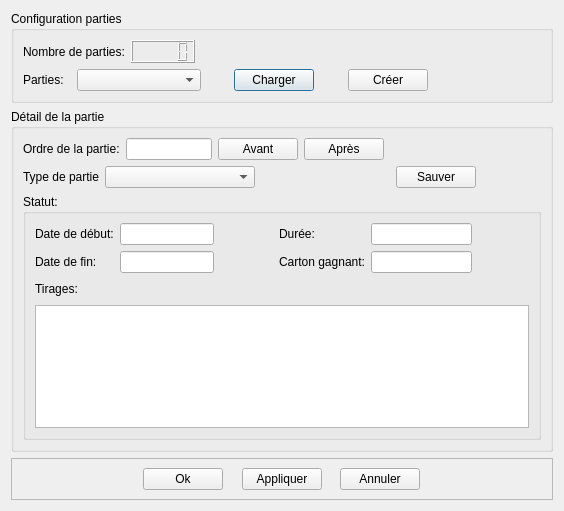
<?xml version="1.0" encoding="UTF-8"?>
<ui version="4.0">
    <class>ConfigurationParties</class>
    <widget class="QDialog" name="ConfigurationParties">
        <property name="geometry">
            <rect>
                <x>0</x>
                <y>0</y>
                <width>564</width>
                <height>511</height>
            </rect>
        </property>
        <property name="windowTitle">
            <string>Configuration parties</string>
        </property>
        <layout class="QVBoxLayout" name="verticalLayout">
            <item>
                <widget class="QGroupBox" name="groupBox">
                    <property name="sizePolicy">
                        <sizepolicy hsizetype="Preferred" vsizetype="Fixed">
                            <horstretch>0</horstretch>
                            <verstretch>0</verstretch>
                        </sizepolicy>
                    </property>
                    <property name="title">
                        <string>Configuration parties</string>
                    </property>
                    <layout class="QGridLayout" name="gridLayout">
                        <item row="0" column="0" colspan="2">
                            <widget class="QLabel" name="label">
                                <property name="text">
                                    <string>Nombre de parties:</string>
                                </property>
                            </widget>
                        </item>
                        <item row="0" column="2">
                            <widget class="QLCDNumber" name="PartiesNumber">
                                <property name="toolTip">
                                    <string>Le nombre de parties de l'évnement en cours.</string>
                                </property>
                            </widget>
                        </item>
                        <item row="0" column="3" colspan="6">
                            <spacer name="horizontalSpacer_5">
                                <property name="orientation">
                                    <enum>Qt::Horizontal</enum>
                                </property>
                                <property name="sizeHint" stdset="0">
                                    <size>
                                        <width>345</width>
                                        <height>20</height>
                                    </size>
                                </property>
                            </spacer>
                        </item>
                        <item row="1" column="0">
                            <widget class="QLabel" name="label_2">
                                <property name="text">
                                    <string>Parties:</string>
                                </property>
                            </widget>
                        </item>
                        <item row="1" column="1" colspan="3">
                            <widget class="QComboBox" name="SelectedPartie"/>
                        </item>
                        <item row="1" column="4">
                            <spacer name="horizontalSpacer_6">
                                <property name="orientation">
                                    <enum>Qt::Horizontal</enum>
                                </property>
                                <property name="sizeHint" stdset="0">
                                    <size>
                                        <width>24</width>
                                        <height>20</height>
                                    </size>
                                </property>
                            </spacer>
                        </item>
                        <item row="1" column="5">
                            <widget class="QPushButton" name="BtnLoadPartie">
                                <property name="text">
                                    <string>Charger</string>
                                </property>
                            </widget>
                        </item>
                        <item row="1" column="6">
                            <spacer name="horizontalSpacer_8">
                                <property name="orientation">
                                    <enum>Qt::Horizontal</enum>
                                </property>
                                <property name="sizeHint" stdset="0">
                                    <size>
                                        <width>25</width>
                                        <height>20</height>
                                    </size>
                                </property>
                            </spacer>
                        </item>
                        <item row="1" column="7">
                            <widget class="QPushButton" name="BtnCreatePArtie">
                                <property name="text">
                                    <string>Créer</string>
                                </property>
                            </widget>
                        </item>
                        <item row="1" column="8">
                            <spacer name="horizontalSpacer_7">
                                <property name="orientation">
                                    <enum>Qt::Horizontal</enum>
                                </property>
                                <property name="sizeHint" stdset="0">
                                    <size>
                                        <width>110</width>
                                        <height>20</height>
                                    </size>
                                </property>
                            </spacer>
                        </item>
                    </layout>
                </widget>
            </item>
            <item>
                <widget class="QGroupBox" name="groupBox_2">
                    <property name="title">
                        <string>Détail de la partie</string>
                    </property>
                    <layout class="QGridLayout" name="gridLayout_3">
                        <item row="0" column="0" colspan="2">
                            <widget class="QLabel" name="label_4">
                                <property name="text">
                                    <string>Ordre de la partie:</string>
                                </property>
                            </widget>
                        </item>
                        <item row="0" column="2">
                            <widget class="QLineEdit" name="PartieOrder">
                                <property name="readOnly">
                                    <bool>true</bool>
                                </property>
                            </widget>
                        </item>
                        <item row="0" column="3" colspan="2">
                            <widget class="QPushButton" name="PartieMoveBefore">
                                <property name="text">
                                    <string>Avant</string>
                                </property>
                            </widget>
                        </item>
                        <item row="0" column="5">
                            <widget class="QPushButton" name="PartieMoveAfter">
                                <property name="text">
                                    <string>Après</string>
                                </property>
                            </widget>
                        </item>
                        <item row="0" column="6" colspan="3">
                            <spacer name="horizontalSpacer_9">
                                <property name="orientation">
                                    <enum>Qt::Horizontal</enum>
                                </property>
                                <property name="sizeHint" stdset="0">
                                    <size>
                                        <width>168</width>
                                        <height>21</height>
                                    </size>
                                </property>
                            </spacer>
                        </item>
                        <item row="1" column="0">
                            <widget class="QLabel" name="label_3">
                                <property name="text">
                                    <string>Type de partie</string>
                                </property>
                            </widget>
                        </item>
                        <item row="1" column="1" colspan="3">
                            <widget class="QComboBox" name="PartieType"/>
                        </item>
                        <item row="1" column="4" colspan="3">
                            <spacer name="horizontalSpacer_16">
                                <property name="orientation">
                                    <enum>Qt::Horizontal</enum>
                                </property>
                                <property name="sizeHint" stdset="0">
                                    <size>
                                        <width>10</width>
                                        <height>20</height>
                                    </size>
                                </property>
                            </spacer>
                        </item>
                        <item row="1" column="7">
                            <widget class="QPushButton" name="BtnSavePartie">
                                <property name="text">
                                    <string>Sauver</string>
                                </property>
                            </widget>
                        </item>
                        <item row="1" column="8">
                            <spacer name="horizontalSpacer_10">
                                <property name="orientation">
                                    <enum>Qt::Horizontal</enum>
                                </property>
                                <property name="sizeHint" stdset="0">
                                    <size>
                                        <width>81</width>
                                        <height>20</height>
                                    </size>
                                </property>
                            </spacer>
                        </item>
                        <item row="2" column="0" colspan="9">
                            <widget class="QGroupBox" name="groupBox_3">
                                <property name="title">
                                    <string>Statut:</string>
                                </property>
                                <layout class="QGridLayout" name="gridLayout_2">
                                    <item row="0" column="0">
                                        <widget class="QLabel" name="label_5">
                                            <property name="text">
                                                <string>Date de début:</string>
                                            </property>
                                        </widget>
                                    </item>
                                    <item row="0" column="1" colspan="2">
                                        <widget class="QLineEdit" name="PartieStartingDate">
                                            <property name="readOnly">
                                                <bool>true</bool>
                                            </property>
                                        </widget>
                                    </item>
                                    <item row="0" column="3">
                                        <spacer name="horizontalSpacer_11">
                                            <property name="orientation">
                                                <enum>Qt::Horizontal</enum>
                                            </property>
                                            <property name="sizeHint" stdset="0">
                                                <size>
                                                    <width>59</width>
                                                    <height>20</height>
                                                </size>
                                            </property>
                                        </spacer>
                                    </item>
                                    <item row="0" column="4">
                                        <widget class="QLabel" name="label_7">
                                            <property name="text">
                                                <string>Durée:</string>
                                            </property>
                                        </widget>
                                    </item>
                                    <item row="0" column="5">
                                        <widget class="QLineEdit" name="PartieDuration">
                                            <property name="readOnly">
                                                <bool>true</bool>
                                            </property>
                                        </widget>
                                    </item>
                                    <item row="0" column="6">
                                        <spacer name="horizontalSpacer_13">
                                            <property name="orientation">
                                                <enum>Qt::Horizontal</enum>
                                            </property>
                                            <property name="sizeHint" stdset="0">
                                                <size>
                                                    <width>58</width>
                                                    <height>20</height>
                                                </size>
                                            </property>
                                        </spacer>
                                    </item>
                                    <item row="1" column="0">
                                        <widget class="QLabel" name="label_6">
                                            <property name="text">
                                                <string>Date de fin:</string>
                                            </property>
                                        </widget>
                                    </item>
                                    <item row="1" column="1" colspan="2">
                                        <widget class="QLineEdit" name="PartieEndingDate">
                                            <property name="readOnly">
                                                <bool>true</bool>
                                            </property>
                                        </widget>
                                    </item>
                                    <item row="1" column="3">
                                        <spacer name="horizontalSpacer_12">
                                            <property name="orientation">
                                                <enum>Qt::Horizontal</enum>
                                            </property>
                                            <property name="sizeHint" stdset="0">
                                                <size>
                                                    <width>59</width>
                                                    <height>20</height>
                                                </size>
                                            </property>
                                        </spacer>
                                    </item>
                                    <item row="1" column="4">
                                        <widget class="QLabel" name="label_8">
                                            <property name="text">
                                                <string>Carton gagnant:</string>
                                            </property>
                                        </widget>
                                    </item>
                                    <item row="1" column="5">
                                        <widget class="QLineEdit" name="IdWinnerGrid">
                                            <property name="text">
                                                <string/>
                                            </property>
                                            <property name="readOnly">
                                                <bool>true</bool>
                                            </property>
                                        </widget>
                                    </item>
                                    <item row="1" column="6">
                                        <spacer name="horizontalSpacer_14">
                                            <property name="orientation">
                                                <enum>Qt::Horizontal</enum>
                                            </property>
                                            <property name="sizeHint" stdset="0">
                                                <size>
                                                    <width>58</width>
                                                    <height>20</height>
                                                </size>
                                            </property>
                                        </spacer>
                                    </item>
                                    <item row="2" column="0" colspan="2">
                                        <widget class="QLabel" name="label_9">
                                            <property name="text">
                                                <string>Tirages:</string>
                                            </property>
                                        </widget>
                                    </item>
                                    <item row="2" column="2" colspan="5">
                                        <spacer name="horizontalSpacer_15">
                                            <property name="orientation">
                                                <enum>Qt::Horizontal</enum>
                                            </property>
                                            <property name="sizeHint" stdset="0">
                                                <size>
                                                    <width>374</width>
                                                    <height>20</height>
                                                </size>
                                            </property>
                                        </spacer>
                                    </item>
                                    <item row="3" column="0" colspan="7">
                                        <widget class="QTextEdit" name="ListTirage">
                                            <property name="readOnly">
                                                <bool>true</bool>
                                            </property>
                                        </widget>
                                    </item>
                                </layout>
                            </widget>
                        </item>
                    </layout>
                </widget>
            </item>
            <item>
                <widget class="QFrame" name="frame">
                    <property name="sizePolicy">
                        <sizepolicy hsizetype="Preferred" vsizetype="Fixed">
                            <horstretch>0</horstretch>
                            <verstretch>0</verstretch>
                        </sizepolicy>
                    </property>
                    <property name="frameShape">
                        <enum>QFrame::StyledPanel</enum>
                    </property>
                    <property name="frameShadow">
                        <enum>QFrame::Raised</enum>
                    </property>
                    <layout class="QHBoxLayout" name="horizontalLayout">
                        <item>
                            <spacer name="horizontalSpacer">
                                <property name="orientation">
                                    <enum>Qt::Horizontal</enum>
                                </property>
                                <property name="sizeHint" stdset="0">
                                    <size>
                                        <width>130</width>
                                        <height>20</height>
                                    </size>
                                </property>
                            </spacer>
                        </item>
                        <item>
                            <widget class="QPushButton" name="ButtonOk">
                                <property name="toolTip">
                                    <string>Sauvegarde Et ferme La fenêtre</string>
                                </property>
                                <property name="text">
                                    <string>Ok</string>
                                </property>
                            </widget>
                        </item>
                        <item>
                            <spacer name="horizontalSpacer_2">
                                <property name="orientation">
                                    <enum>Qt::Horizontal</enum>
                                </property>
                                <property name="sizeType">
                                    <enum>QSizePolicy::Preferred</enum>
                                </property>
                                <property name="sizeHint" stdset="0">
                                    <size>
                                        <width>20</width>
                                        <height>20</height>
                                    </size>
                                </property>
                            </spacer>
                        </item>
                        <item>
                            <widget class="QPushButton" name="ButtonApply">
                                <property name="toolTip">
                                    <string>Sauvegarde sans fermer la fenêtre</string>
                                </property>
                                <property name="text">
                                    <string>Appliquer</string>
                                </property>
                            </widget>
                        </item>
                        <item>
                            <spacer name="horizontalSpacer_3">
                                <property name="orientation">
                                    <enum>Qt::Horizontal</enum>
                                </property>
                                <property name="sizeType">
                                    <enum>QSizePolicy::Preferred</enum>
                                </property>
                                <property name="sizeHint" stdset="0">
                                    <size>
                                        <width>20</width>
                                        <height>20</height>
                                    </size>
                                </property>
                            </spacer>
                        </item>
                        <item>
                            <widget class="QPushButton" name="ButtonCancel">
                                <property name="toolTip">
                                    <string>Ferme la fenêtre sans sauvegarder</string>
                                </property>
                                <property name="text">
                                    <string>Annuler</string>
                                </property>
                            </widget>
                        </item>
                        <item>
                            <spacer name="horizontalSpacer_4">
                                <property name="orientation">
                                    <enum>Qt::Horizontal</enum>
                                </property>
                                <property name="sizeHint" stdset="0">
                                    <size>
                                        <width>130</width>
                                        <height>20</height>
                                    </size>
                                </property>
                            </spacer>
                        </item>
                    </layout>
                </widget>
            </item>
        </layout>
    </widget>
    <resources/>
    <connections>
        <connection>
            <sender>ButtonOk</sender>
            <signal>clicked()</signal>
            <receiver>ConfigurationParties</receiver>
            <slot>actOk()</slot>
            <hints>
                <hint type="sourcelabel">
                    <x>181</x>
                    <y>487</y>
                </hint>
                <hint type="destinationlabel">
                    <x>177</x>
                    <y>514</y>
                </hint>
            </hints>
        </connection>
        <connection>
            <sender>ButtonApply</sender>
            <signal>clicked()</signal>
            <receiver>ConfigurationParties</receiver>
            <slot>actApply()</slot>
            <hints>
                <hint type="sourcelabel">
                    <x>284</x>
                    <y>481</y>
                </hint>
                <hint type="destinationlabel">
                    <x>285</x>
                    <y>514</y>
                </hint>
            </hints>
        </connection>
        <connection>
            <sender>ButtonCancel</sender>
            <signal>clicked()</signal>
            <receiver>ConfigurationParties</receiver>
            <slot>actCancel()</slot>
            <hints>
                <hint type="sourcelabel">
                    <x>380</x>
                    <y>476</y>
                </hint>
                <hint type="destinationlabel">
                    <x>402</x>
                    <y>516</y>
                </hint>
            </hints>
        </connection>
        <connection>
            <sender>BtnLoadPartie</sender>
            <signal>clicked()</signal>
            <receiver>ConfigurationParties</receiver>
            <slot>partieLoad()</slot>
            <hints>
                <hint type="sourcelabel">
                    <x>270</x>
                    <y>79</y>
                </hint>
                <hint type="destinationlabel">
                    <x>255</x>
                    <y>-12</y>
                </hint>
            </hints>
        </connection>
        <connection>
            <sender>BtnCreatePArtie</sender>
            <signal>clicked()</signal>
            <receiver>ConfigurationParties</receiver>
            <slot>partieCreate()</slot>
            <hints>
                <hint type="sourcelabel">
                    <x>409</x>
                    <y>81</y>
                </hint>
                <hint type="destinationlabel">
                    <x>375</x>
                    <y>-10</y>
                </hint>
            </hints>
        </connection>
        <connection>
            <sender>PartieMoveBefore</sender>
            <signal>clicked()</signal>
            <receiver>ConfigurationParties</receiver>
            <slot>partieOrderBefore()</slot>
            <hints>
                <hint type="sourcelabel">
                    <x>243</x>
                    <y>144</y>
                </hint>
                <hint type="destinationlabel">
                    <x>566</x>
                    <y>105</y>
                </hint>
            </hints>
        </connection>
        <connection>
            <sender>PartieMoveAfter</sender>
            <signal>clicked()</signal>
            <receiver>ConfigurationParties</receiver>
            <slot>partieOrderAfter()</slot>
            <hints>
                <hint type="sourcelabel">
                    <x>323</x>
                    <y>143</y>
                </hint>
                <hint type="destinationlabel">
                    <x>567</x>
                    <y>134</y>
                </hint>
            </hints>
        </connection>
        <connection>
            <sender>BtnSavePartie</sender>
            <signal>clicked()</signal>
            <receiver>ConfigurationParties</receiver>
            <slot>partieSave()</slot>
            <hints>
                <hint type="sourcelabel">
                    <x>425</x>
                    <y>174</y>
                </hint>
                <hint type="destinationlabel">
                    <x>567</x>
                    <y>170</y>
                </hint>
            </hints>
        </connection>
        <connection>
            <sender>PartieType</sender>
            <signal>currentTextChanged(QString)</signal>
            <receiver>ConfigurationParties</receiver>
            <slot>partieTypeChanged(QString)</slot>
            <hints>
                <hint type="sourcelabel">
                    <x>117</x>
                    <y>174</y>
                </hint>
                <hint type="destinationlabel">
                    <x>-6</x>
                    <y>167</y>
                </hint>
            </hints>
        </connection>
    </connections>
    <slots>
        <slot>actOk()</slot>
        <slot>actApply()</slot>
        <slot>actCancel()</slot>
        <slot>partieLoad()</slot>
        <slot>partieCreate()</slot>
        <slot>partieOrderBefore()</slot>
        <slot>partieOrderAfter()</slot>
        <slot>partieTypeChanged(QString)</slot>
        <slot>partieSave()</slot>
    </slots>
</ui>
